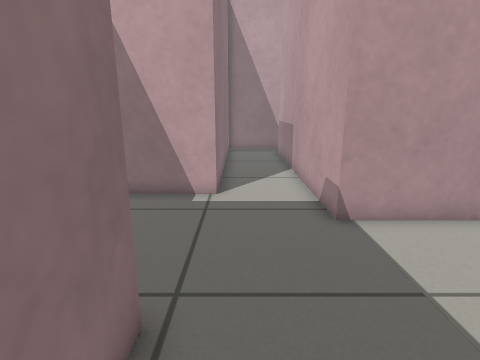
[1] (above)

12 first-person views from a walk through a world built for the Gazebo simulator. The camera is 0.72 m above the floor, tilts 14° down and sees 80° across. The floor is counted in squares, 0.25 m on a side. Each view is taken from the middle of a square. On the plan, view 1 faces up. The plan holds only what a view shows up to about 20 squares ahead; the rest is blank.

[2]
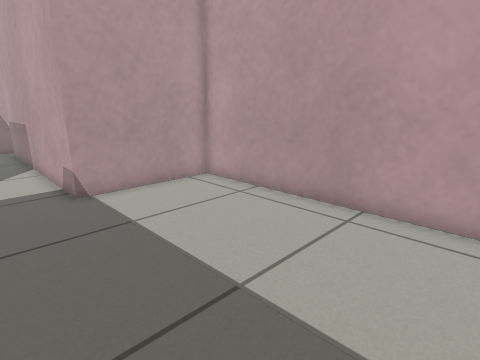

[3]
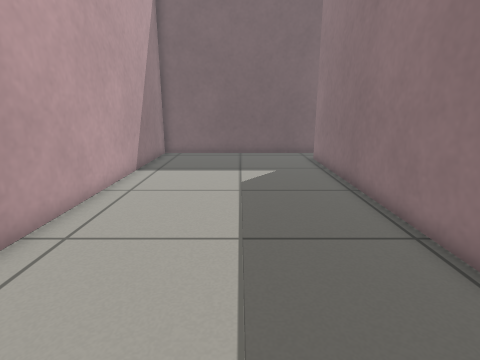

[4]
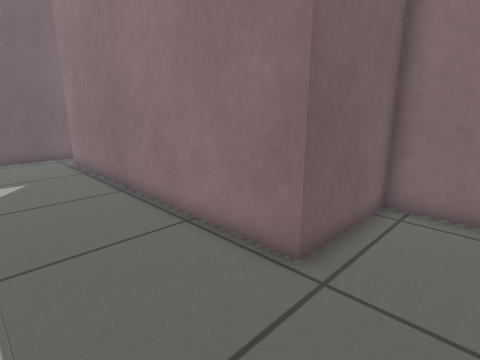

[5]
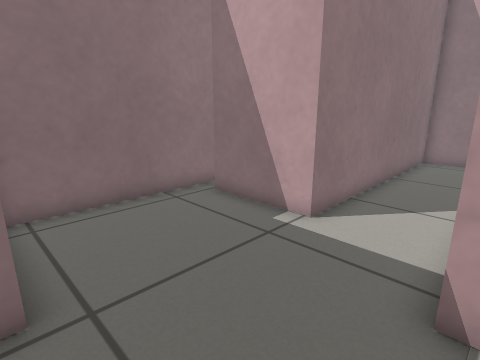

[6]
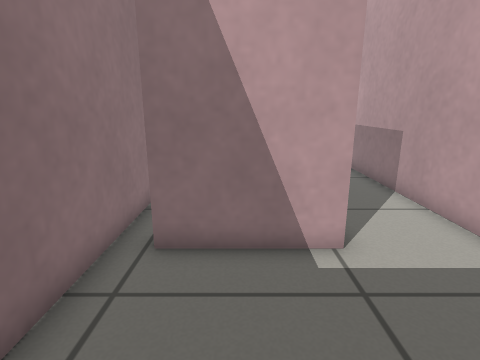

[7]
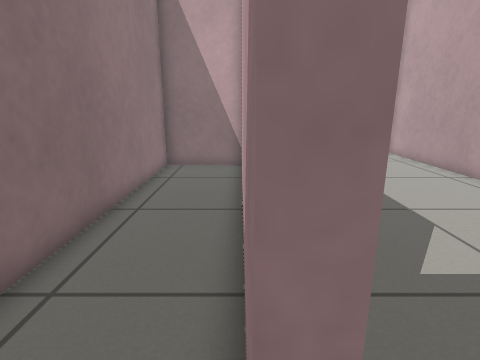

[8]
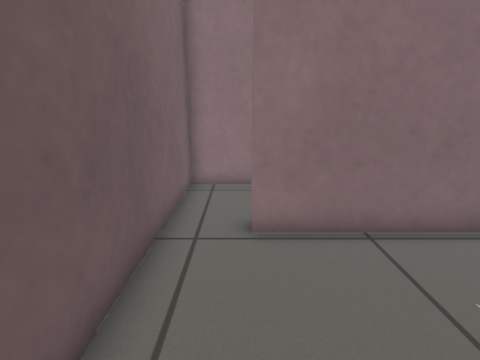

[9]
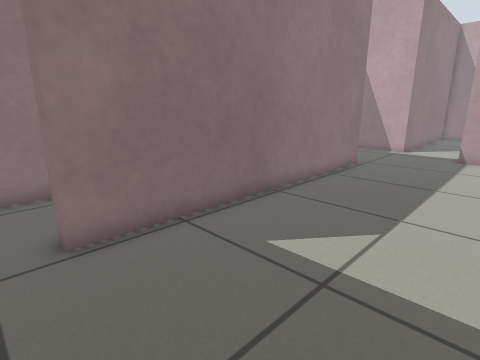

[10]
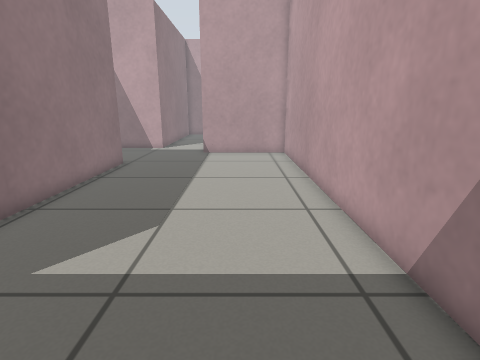

[11]
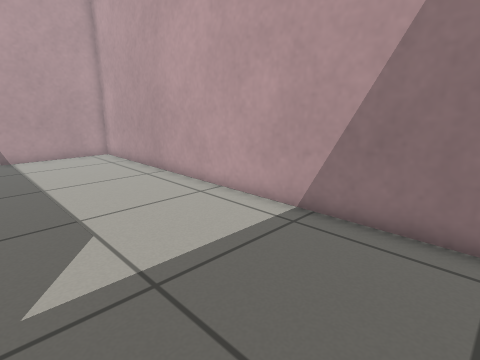

[12]
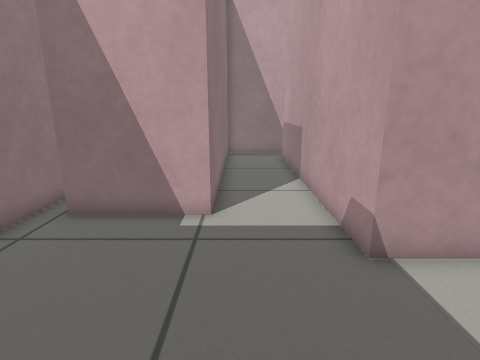

### Floor plan
Points are (right, up) in squares from view 1. A wall is a line through its corners. A room is listed if a view was taken in it or the views show most of it. See-through windows are left out.
Room 1 (views 1, 2, 3, 4, 5, 6, 7, 8, 9, 10, 11, 12)
walls: (-5.8, 9.9) (-5.8, 3.3) (-1.3, 3.3) (-1.3, -10.7) (-1.9, -10.7); (-2.6, -12.9) (8, -12.9) (8, 7.1) (2.6, 7.1) (2.6, 19.1); (2.9, 20.9) (-0.8, 20.9) (-0.8, 9.5) (-4.9, 9.5)
ways out: opening at (-1.5, -11.5) to room 2; opening at (3, 20); gap at (-5, 10)
Room 2 (no view inside)
walls: (-1.9, -3.2) (-1.9, -2); (-5.8, -9.9) (-5.8, -12.9) (-2.6, -12.9); (-1.9, -10.7) (-1.9, -5); (-1.9, 2.7) (-5.8, 2.7) (-5.8, -8)
ways out: opening at (-1.5, -11.5) to room 1

Positions as (right, up) in squares from view 1, and headings:
1: (0, 0), facing up
2: (0, -3), facing up-right
3: (3, 6), facing down
4: (3, 6), facing down-left
5: (3, 3), facing up-left
6: (-3, 4), facing up
7: (-2, -12), facing up
8: (5, -11), facing left
9: (5, -12), facing up-left
10: (5, -12), facing up
11: (1, -12), facing up-right
12: (0, 2), facing up
